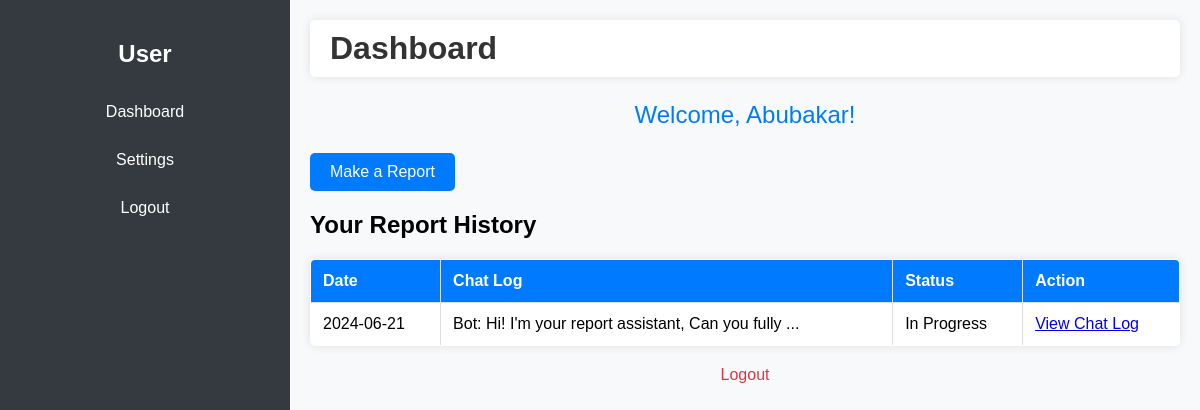
/user_dashboard (signed in), run on an earlier commit of the app's database.
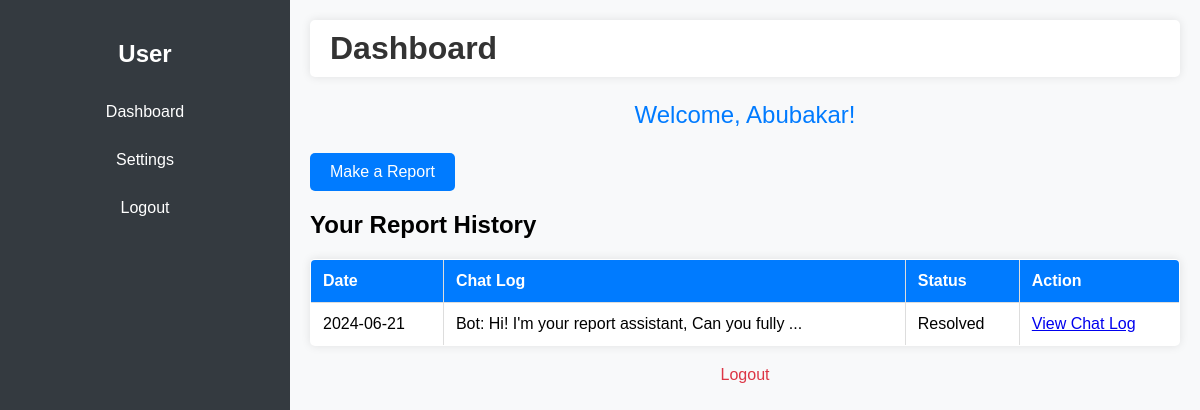
And on a later commit of the database.
### app.py (models this page shows)
class User(UserMixin, db.Model):
    id = db.Column(db.Integer, primary_key=True)
    fullname = db.Column(db.String(100), nullable=False)
    email = db.Column(db.String(100), unique=True, nullable=False)
    password = db.Column(db.String(100), nullable=False)
    is_admin = db.Column(db.Boolean, default=False)
    reports = db.relationship('Report', backref='user', lazy=True)

class Report(db.Model):
    id = db.Column(db.Integer, primary_key=True)
    user_id = db.Column(db.Integer, db.ForeignKey('user.id'), nullable=False)
    chat_log = db.Column(db.Text, nullable=False)
    date = db.Column(db.DateTime, nullable=False, default=datetime.utcnow)
    evidence_filename = db.Column(db.String(200), nullable=True)
    status = db.Column(db.String(50), nullable=False, default='Pending')  # New status column

### app.py (the view)
@app.route('/user_dashboard')
def user_dashboard():
    if 'user_id' not in session:
        return redirect(url_for('login'))
    user_id = session['user_id']
    current_user = User.query.get(user_id)
    reports = Report.query.filter_by(user_id=user_id).order_by(Report.date.desc()).all()
    return render_template('user_dashboard.html', user=current_user, reports=reports)

### templates/user_dashboard.html (shortened to what this page needs)
<!DOCTYPE html>
<html lang="en">
<head>
</head>
<body>
    <div class="sidebar">
        <h2>User</h2>
        <a href="{{ url_for('user_dashboard') }}">Dashboard</a>
        <a href="{{ url_for('user_settings') }}">Settings</a>
        <a href="{{ url_for('logout') }}">Logout</a>
    </div>
    <div class="content">
        <div class="header">
            <h1>Dashboard</h1>
        </div>
        <div class="welcome">
            <p>Welcome, {{ user.fullname }}!</p>
        </div>
        <div class="report-button">
            <a href="{{ url_for('report') }}" class="btn">Make a Report</a>
        </div>
        <div class="report-history">
            <h2>Your Report History</h2>
            <table>
                <thead>
                    <tr>
                        <th>Date</th>
                        <th>Chat Log</th>
                        <th>Status</th>
                        <th>Action</th>
                    </tr>
                </thead>
                <tbody>
                    {% for report in reports %}
                    <tr>
                        <td>{{ report.date.strftime('%Y-%m-%d') }}</td>
                        <td>{{ report.chat_log[:50] }}...</td>
                        <td>{{ report.status }}</td>
                        <td><a href="{{ url_for('user_view_chat_log', report_id=report.id) }}">View Chat Log</a></td>
                    </tr>
                    {% endfor %}
                </tbody>
            </table>
        </div>
        <div class="logout">
            <p><a href="{{ url_for('logout') }}">Logout</a></p>
        </div>
    </div>
</body>
</html>

### templates/user_dashboard.html (style rules this page uses)
body { font-family: Arial, sans-serif; background-color: #f8f9fa; margin: 0; padding: 0; display: flex; height: 100vh; }
.sidebar { width: 250px; background-color: #343a40; color: #fff; display: flex; flex-direction: column; align-items: center; padding: 20px; }
.sidebar h2 { margin: 20px 0; }
.sidebar a { color: #fff; text-decoration: none; width: 100%; padding: 10px 20px; margin: 5px 0; border-radius: 5px; text-align: center; }
.content { flex-grow: 1; padding: 20px; }
.header { display: flex; justify-content: space-between; align-items: center; background-color: #fff; padding: 10px 20px; border-radius: 5px; box-shadow: 0 0 10px rgba(0, 0, 0, 0.1); margin-bottom: 20px; }
.header h1 { margin: 0; color: #333; }
.welcome { text-align: center; margin-top: 20px; font-size: 24px; color: #007bff; }
.btn { display: inline-block; padding: 10px 20px; background-color: #007bff; color: #fff; text-decoration: none; border-radius: 5px; transition: background-color 0.3s ease; }
.logout { text-align: center; margin-top: 20px; }
.logout a { text-decoration: none; color: #dc3545; }
table { width: 100%; border-collapse: collapse; margin-top: 20px; background-color: #fff; border-radius: 5px; overflow: hidden; box-shadow: 0 0 10px rgba(0, 0, 0, 0.1); }
table, th, td { border: 1px solid #ddd; }
th, td { padding: 12px; text-align: left; }
th { background-color: #007bff; color: #fff; }

What changed in the data, as far as the page shows it:
changed Report "Bot: Hi! I'm your report assistant, Can you fully": status "In Progress" → "Resolved"
